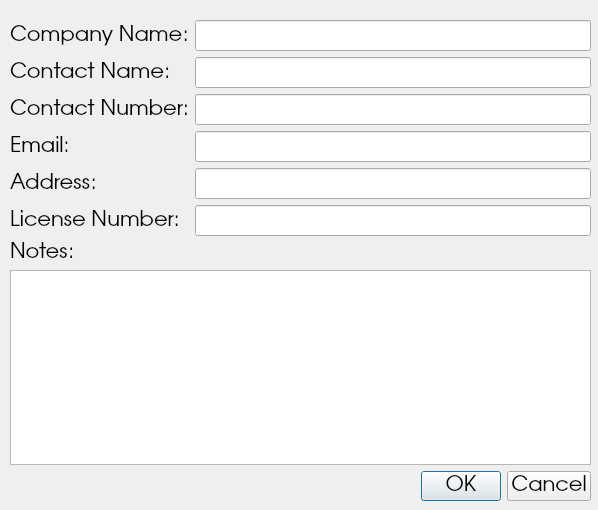
<?xml version="1.0" encoding="UTF-8"?>
<ui version="4.0">
 <class>Dialog</class>
 <widget class="QDialog" name="Dialog">
  <property name="geometry">
   <rect>
    <x>0</x>
    <y>0</y>
    <width>598</width>
    <height>510</height>
   </rect>
  </property>
  <property name="windowTitle">
   <string>Dialog</string>
  </property>
  <widget class="QWidget" name="verticalLayoutWidget">
   <property name="geometry">
    <rect>
     <x>10</x>
     <y>20</y>
     <width>581</width>
     <height>481</height>
    </rect>
   </property>
   <property name="font">
    <font>
     <family>URW Gothic L</family>
     <pointsize>16</pointsize>
    </font>
   </property>
   <layout class="QVBoxLayout" name="verticalLayout">
    <item>
     <layout class="QFormLayout" name="formLayout">
      <property name="fieldGrowthPolicy">
       <enum>QFormLayout::AllNonFixedFieldsGrow</enum>
      </property>
      <item row="0" column="0">
       <widget class="QLabel" name="label">
        <property name="font">
         <font>
          <family>URW Gothic L</family>
          <pointsize>16</pointsize>
         </font>
        </property>
        <property name="text">
         <string>Company Name:</string>
        </property>
       </widget>
      </item>
      <item row="0" column="1">
       <widget class="QLineEdit" name="lineCompany">
        <property name="font">
         <font>
          <family>URW Gothic L</family>
          <pointsize>16</pointsize>
         </font>
        </property>
       </widget>
      </item>
      <item row="1" column="0">
       <widget class="QLabel" name="label_2">
        <property name="font">
         <font>
          <family>URW Gothic L</family>
          <pointsize>16</pointsize>
         </font>
        </property>
        <property name="text">
         <string>Contact Name:</string>
        </property>
       </widget>
      </item>
      <item row="1" column="1">
       <widget class="QLineEdit" name="lineContactName">
        <property name="font">
         <font>
          <family>URW Gothic L</family>
          <pointsize>16</pointsize>
         </font>
        </property>
       </widget>
      </item>
      <item row="2" column="0">
       <widget class="QLabel" name="label_3">
        <property name="font">
         <font>
          <family>URW Gothic L</family>
          <pointsize>16</pointsize>
         </font>
        </property>
        <property name="text">
         <string>Contact Number:</string>
        </property>
       </widget>
      </item>
      <item row="2" column="1">
       <widget class="QLineEdit" name="lineContactNum">
        <property name="font">
         <font>
          <family>URW Gothic L</family>
          <pointsize>16</pointsize>
         </font>
        </property>
       </widget>
      </item>
      <item row="3" column="0">
       <widget class="QLabel" name="label_4">
        <property name="font">
         <font>
          <family>URW Gothic L</family>
          <pointsize>16</pointsize>
         </font>
        </property>
        <property name="text">
         <string>Email:</string>
        </property>
       </widget>
      </item>
      <item row="3" column="1">
       <widget class="QLineEdit" name="lineEmail">
        <property name="font">
         <font>
          <family>URW Gothic L</family>
          <pointsize>16</pointsize>
         </font>
        </property>
       </widget>
      </item>
      <item row="4" column="0">
       <widget class="QLabel" name="label_8">
        <property name="font">
         <font>
          <family>URW Gothic L</family>
          <pointsize>16</pointsize>
         </font>
        </property>
        <property name="text">
         <string>Address:</string>
        </property>
       </widget>
      </item>
      <item row="4" column="1">
       <widget class="QLineEdit" name="lineAddress">
        <property name="font">
         <font>
          <family>URW Gothic L</family>
          <pointsize>16</pointsize>
         </font>
        </property>
       </widget>
      </item>
      <item row="6" column="0">
       <widget class="QLabel" name="label_5">
        <property name="font">
         <font>
          <family>URW Gothic L</family>
          <pointsize>16</pointsize>
         </font>
        </property>
        <property name="text">
         <string>License Number:</string>
        </property>
       </widget>
      </item>
      <item row="6" column="1">
       <widget class="QLineEdit" name="lineLicenseNum">
        <property name="font">
         <font>
          <family>URW Gothic L</family>
          <pointsize>16</pointsize>
         </font>
        </property>
       </widget>
      </item>
     </layout>
    </item>
    <item>
     <widget class="QLabel" name="label_6">
      <property name="font">
       <font>
        <family>URW Gothic L</family>
        <pointsize>16</pointsize>
       </font>
      </property>
      <property name="text">
       <string>Notes:</string>
      </property>
     </widget>
    </item>
    <item>
     <widget class="QTextEdit" name="textNoteBox">
      <property name="font">
       <font>
        <family>URW Gothic L</family>
        <pointsize>16</pointsize>
       </font>
      </property>
     </widget>
    </item>
    <item>
     <widget class="QDialogButtonBox" name="buttonBox">
      <property name="font">
       <font>
        <family>URW Gothic L</family>
        <pointsize>16</pointsize>
       </font>
      </property>
      <property name="standardButtons">
       <set>QDialogButtonBox::Cancel|QDialogButtonBox::Ok</set>
      </property>
     </widget>
    </item>
   </layout>
  </widget>
 </widget>
 <resources/>
 <connections/>
</ui>
